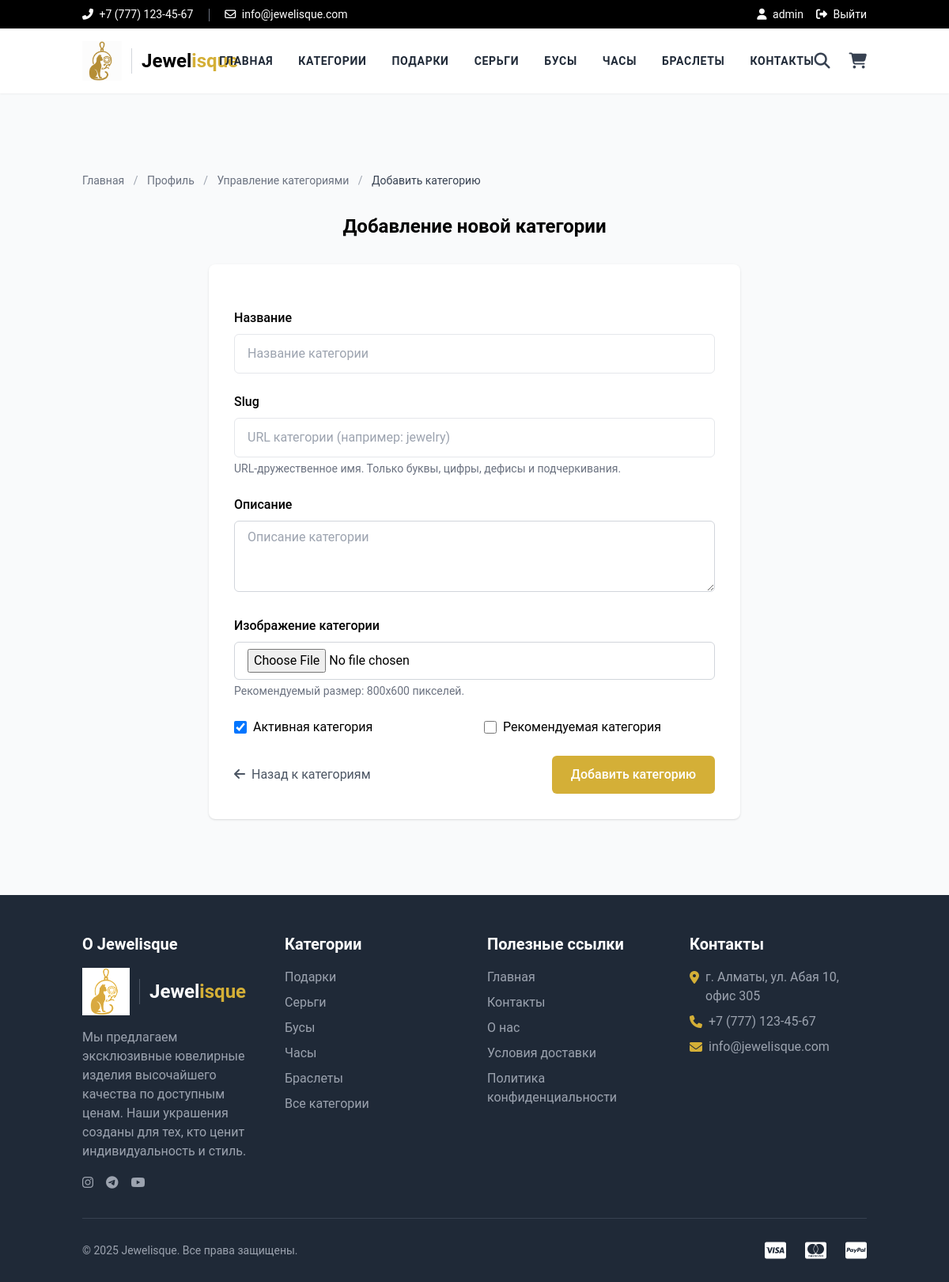
Screenshot of /add-category/ (signed in) with the database file from the repository.
### store/models.py (models this page shows, shortened)
class Category(models.Model):
    title = models.CharField(max_length=50, verbose_name="Название категории")
    slug = models.SlugField(max_length=55, verbose_name="URL категории", unique=True)
    description = models.TextField(blank=True, verbose_name="Описание категории")
    category_image = models.ImageField(upload_to='category', blank=True, null=True, verbose_name="Изображение категории")
    is_active = models.BooleanField(verbose_name="Активна?", default=True)
    is_featured = models.BooleanField(verbose_name="Рекомендуемая?", default=False)
    created_at = models.DateTimeField(auto_now_add=True, verbose_name="Дата создания")
    updated_at = models.DateTimeField(auto_now=True, verbose_name="Дата обновления")
    class Meta:
        verbose_name_plural = 'Категории'
        ordering = ('-created_at',)
        indexes = [
            models.Index(fields=['slug']),
            models.Index(fields=['is_active']),
            models.Index(fields=['is_featured']),
        ]

### store/views.py (the view)
# urls.py: path('add-category/', views.add_category, name='add-category'),
@login_required
def add_category(request):
    if not request.user.is_superuser:
        messages.error(request, "У вас нет прав доступа к этой странице!")
        return redirect('store:profile')
    if request.method == 'POST':
        form = CategoryForm(request.POST, request.FILES)
        if form.is_valid():
            form.save()
            messages.success(request, 'Категория успешно добавлена!')
            return redirect('store:admin-categories')
    else:
        form = CategoryForm()
    context = {'form': form}
    return render(request, 'store/add_category.html', context)

### store/context_preprocessors.py (called while the page is built)
def store_menu(request):
    categories = Category.objects.filter(is_active=True)[:5]  # Ограничиваем до 5 категорий для меню
    return {'menu_categories': categories}

def cart_menu(request):
    if request.user.is_authenticated:
        cart_count = Cart.objects.filter(user=request.user).count()
        return {'cart_count': cart_count}
    return {'cart_count': 0}

### store/templatetags/store_tags.py (called while the page is built)
@register.simple_tag
def get_media_prefix():
    return settings.MEDIA_URL

### templates/store/add_category.html (shortened to what this page needs)
{% extends 'base.html' %}
{% load store_tags %}
{% block content %}
<div class="container mx-auto px-4 py-12">
    <div class="text-sm mb-8">
        <a href="{% url 'store:home' %}" class="text-gray-500 hover:text-secondary">Главная</a>
        <span class="mx-2 text-gray-400">/</span>
        <a href="{% url 'store:profile' %}" class="text-gray-500 hover:text-secondary">Профиль</a>
        <span class="mx-2 text-gray-400">/</span>
        <a href="{% url 'store:admin-categories' %}" class="text-gray-500 hover:text-secondary">Управление категориями</a>
        <span class="mx-2 text-gray-400">/</span>
        <span class="text-gray-700">Добавить категорию</span>
    </div>
    <div class="max-w-2xl mx-auto">
        <h1 class="text-2xl font-bold mb-8 text-center">Добавление новой категории</h1>
        <div class="bg-white rounded-lg shadow p-8">
            <form method="post" enctype="multipart/form-data" class="space-y-6">
                <div>
                    <label for="{{ form.title.id_for_label }}" class="block mb-2 font-medium">{{ form.title.label }}</label>
                    {{ form.title }}
                </div>
                <div>
                    <label for="{{ form.slug.id_for_label }}" class="block mb-2 font-medium">{{ form.slug.label }}</label>
                    {{ form.slug }}
                    <p class="text-gray-500 text-sm mt-1">URL-дружественное имя. Только буквы, цифры, дефисы и подчеркивания.</p>
                </div>
                <div>
                    <label for="{{ form.description.id_for_label }}" class="block mb-2 font-medium">{{ form.description.label }}</label>
                    {{ form.description }}
                </div>
                <div>
                    <label for="{{ form.category_image.id_for_label }}" class="block mb-2 font-medium">{{ form.category_image.label }}</label>
                    {{ form.category_image }}
                    <p class="text-gray-500 text-sm mt-1">Рекомендуемый размер: 800x600 пикселей.</p>
                </div>
                <div class="grid grid-cols-1 md:grid-cols-2 gap-6">
                    <div class="flex items-center">
                        {{ form.is_active }}
                        <label for="{{ form.is_active.id_for_label }}" class="ml-2">{{ form.is_active.label }}</label>
                    </div>
                    <div class="flex items-center">
                        {{ form.is_featured }}
                        <label for="{{ form.is_featured.id_for_label }}" class="ml-2">{{ form.is_featured.label }}</label>
                    </div>
                </div>
                <div class="flex items-center justify-between">
                    <a href="{% url 'store:admin-categories' %}" class="text-gray-600 hover:text-secondary">
                        <i class="fas fa-arrow-left mr-1"></i> Назад к категориям
                    </a>
                    <button type="submit" class="px-6 py-3 bg-secondary text-white font-medium rounded-md hover:bg-opacity-90 transition">
                        Добавить категорию
                    </button>
                </div>
            </form>
        </div>
    </div>
</div>
{% endblock %}

### templates/base.html (shortened to what this page needs)
<!DOCTYPE html>
<html lang="ru">
<head>
    {% load static %}
    {% load store_tags %}
    <link rel="stylesheet" href="{% static 'css/styles.css' %}">
    <link rel="stylesheet" href="https://cdnjs.cloudflare.com/ajax/libs/font-awesome/6.4.0/css/all.min.css">
    <link rel="stylesheet" href="{% static 'css/base_style.css' %}">
    <script src="https://cdn.tailwindcss.com"></script>
</head>
<body class="bg-gray-50 flex flex-col min-h-screen">
    <header class="bg-white shadow-sm fixed top-0 left-0 right-0 w-full z-50">
        <div class="bg-black text-white py-2">
            <div class="container mx-auto px-4 flex justify-between items-center text-sm">
                <div>
                    <span><i class="fas fa-phone-alt mr-1"></i> +7 (777) 123-45-67</span>
                    <span><i class="far fa-envelope mr-1"></i> info@jewelisque.com</span>
                </div>
                <div class="flex items-center">
                    {% if request.user.is_authenticated %}
                    <a href="{% url 'store:profile' %}" class="mr-4 hover:text-secondary transition">
                        <i class="fas fa-user mr-1"></i> {{ request.user.username }}
                    </a>
                    <a href="{% url 'store:logout' %}" class="hover:text-secondary transition">
                        <i class="fas fa-sign-out-alt mr-1"></i> Выйти
                    </a>
                    {% endif %}
                </div>
            </div>
        </div>
        <div class="container mx-auto px-4">
            <div class="flex justify-between items-center py-4">
                <a href="{% url 'store:home' %}" class="flex items-center">
                    <img src="{% get_media_prefix %}logo/logo.png" alt="Jewelisque" class="logo-img">
                    <span class="site-title">Jewel<span class="gold-text">isque</span></span>
                </a>
                <nav class="hidden md:flex space-x-8 text-sm font-bold">
                    <a href="{% url 'store:home' %}" class="nav-link text-gray-800 hover:text-secondary transition hover:scale-105">Главная</a>
                    <a href="{% url 'store:all-categories' %}" class="nav-link text-gray-800 hover:text-secondary transition hover:scale-105">Категории</a>
                    {% for category in menu_categories %}
                    <a href="{% url 'store:category-products' category.slug %}" class="nav-link text-gray-800 hover:text-secondary transition hover:scale-105">{{ category.title }}</a>
                    {% endfor %}
                    <a href="{% url 'store:contacts' %}" class="nav-link text-gray-800 hover:text-secondary transition hover:scale-105">Контакты</a>
                </nav>
                <div class="flex items-center space-x-6">
                    <button id="search-toggle" class="text-gray-700 hover:text-secondary transition">
                        <i class="fas fa-search text-xl"></i>
                    </button>
                    <a href="{% url 'store:cart' %}" class="text-gray-700 hover:text-secondary transition relative">
                        <i class="fas fa-shopping-cart text-xl"></i>
                    </a>
                </div>
            </div>
        </div>
    </header>
    <main class="flex-grow mt-[170px]">
        {% block content %}{% endblock %}
    </main>
    <footer class="bg-gray-800 text-white pt-12 pb-6 mt-12">
        <div class="container mx-auto px-4">
            <div class="grid grid-cols-1 md:grid-cols-4 gap-8 mb-8">
                <div>
                    <h3 class="text-xl font-bold mb-4">О Jewelisque</h3>
                    <div class="mb-4 flex items-center">
                        <img src="{% get_media_prefix %}logo/logo.png" alt="Jewelisque" class="footer-logo">
                        <span class="site-title text-white">Jewel<span class="gold-text">isque</span></span>
                    </div>
                    <p class="text-gray-400 mb-4">Мы предлагаем эксклюзивные ювелирные изделия высочайшего качества по доступным ценам. Наши украшения созданы для тех, кто ценит индивидуальность и стиль.</p>
                    <div class="flex space-x-4">
                        <a href="https://instagram.com" target="_blank" class="text-gray-400 hover:text-secondary transition">
                            <i class="fab fa-instagram"></i>
                        </a>
                        <a href="https://t.me" target="_blank" class="text-gray-400 hover:text-secondary transition">
                            <i class="fab fa-telegram"></i>
                        </a>
                        <a href="https://youtube.com" target="_blank" class="text-gray-400 hover:text-secondary transition">
                            <i class="fab fa-youtube"></i>
                        </a>
                    </div>
                </div>
                <div>
                    <h3 class="text-xl font-bold mb-4">Категории</h3>
                    <ul class="space-y-2">
                        {% for category in menu_categories %}
                        <li>
                            <a href="{% url 'store:category-products' category.slug %}" class="text-gray-400 hover:text-secondary transition">{{ category.title }}</a>
                        </li>
                        {% endfor %}
                        <li>
                            <a href="{% url 'store:all-categories' %}" class="text-gray-400 hover:text-secondary transition">Все категории</a>
                        </li>
                    </ul>
                </div>
                <div>
                    <h3 class="text-xl font-bold mb-4">Полезные ссылки</h3>
                    <ul class="space-y-2">
                        <li>
                            <a href="{% url 'store:home' %}" class="text-gray-400 hover:text-secondary transition">Главная</a>
                        </li>
                        <li>
                            <a href="{% url 'store:contacts' %}" class="text-gray-400 hover:text-secondary transition">Контакты</a>
                        </li>
                        <li>
                            <a href="{% url 'store:about' %}" class="text-gray-400 hover:text-secondary transition">О нас</a>
                        </li>
                        <li>
                            <a href="{% url 'store:shipping' %}" class="text-gray-400 hover:text-secondary transition">Условия доставки</a>
                        </li>
                        <li>
                            <a href="{% url 'store:privacy' %}" class="text-gray-400 hover:text-secondary transition">Политика конфиденциальности</a>
                        </li>
                    </ul>
                </div>
                <div>
                    <h3 class="text-xl font-bold mb-4">Контакты</h3>
                    <ul class="space-y-2">
                        <li class="flex items-start">
                            <i class="fas fa-map-marker-alt mt-1 mr-2 text-secondary"></i>
                            <span class="text-gray-400">г. Алматы, ул. Абая 10, офис 305</span>
                        </li>
                        <li class="flex items-start">
                            <i class="fas fa-phone mt-1 mr-2 text-secondary"></i>
                            <span class="text-gray-400">+7 (777) 123-45-67</span>
                        </li>
                        <li class="flex items-start">
                            <i class="fas fa-envelope mt-1 mr-2 text-secondary"></i>
                            <span class="text-gray-400">info@jewelisque.com</span>
                        </li>
                    </ul>
                </div>
            </div>
            <div class="border-t border-gray-700 pt-6">
                <div class="flex flex-col md:flex-row justify-between items-center">
                    <p class="text-gray-400 text-sm mb-4 md:mb-0">© 2025 Jewelisque. Все права защищены.</p>
                    <div class="flex space-x-6">
                        <i class="fab fa-cc-visa text-white text-2xl" title="Visa"></i>
                        <i class="fab fa-cc-mastercard text-white text-2xl" title="Mastercard"></i>
                        <i class="fab fa-cc-paypal text-white text-2xl" title="PayPal"></i>
                    </div>
                </div>
            </div>
        </div>
    </footer>
</body>
</html>

### static/css/styles.css (style rules this page uses)
body { font-family: 'Roboto', sans-serif; }
.gold-text { color: #D4AF37; }
.nav-link { position: relative; text-transform: uppercase; letter-spacing: 0.05em; }
.nav-link::after { content: ''; position: absolute; width: 0; height: 2px; bottom: -2px; left: 0; background-color: #D4AF37; transition: width 0.3s ease; }
input[type="text"], input[type="email"], input[type="password"], input[type="number"], textarea { width: 100%; padding: 0.75rem 1rem; border: 1px solid #E5E7EB; border-radius: 0.375rem; font-size: 1rem; outline: none; transition: border-color 0.3s ease, box-shadow 0.3s ease; }

### static/css/base_style.css (style rules this page uses)
body { font-family: 'Roboto', sans-serif; }
.nav-link { position: relative; text-transform: uppercase; letter-spacing: 0.05em; }
.nav-link::after { content: ''; position: absolute; width: 0; height: 2px; bottom: -2px; left: 0; background-color: #D4AF37; transition: width 0.3s; }
.gold-text { color: #D4AF37; }
.logo-img { height: auto; max-height: 50px; transition: transform 0.3s ease; }
.site-title { font-size: 1.5rem; font-weight: bold; white-space: nowrap; }
.footer-logo { filter: brightness(1.2); max-height: 60px; margin-bottom: 0; }

### rows the page displays
Category: title "ПОДАРКИ", title "Подарки"
Category: title "СЕРЬГИ", title "Серьги"
Category: title "БУСЫ", title "Бусы"
Category: title "ЧАСЫ", title "Часы"
Category: title "БРАСЛЕТЫ", title "Браслеты"

### other values shown
{{ request.user.username }} "admin"
